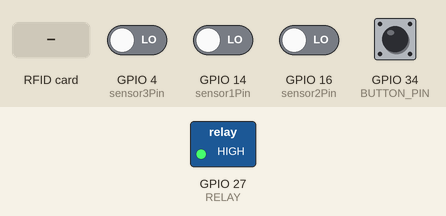
This sketch was run on a simulated ESP32. Parts: switched loads named in the sketch (green lamp = pin HIGH). The test bench sets the inputs (shaded band); at power-on: GPIO 34 (BUTTON_PIN) HIGH, GPIO 4 (sensor3Pin), GPIO 14 (sensor1Pin), GPIO 16 (sensor2Pin) LOW. WiFi joins after 1.5 s; servers stay silent unless stated; what the sketch prints to the serial monitor is not drawn.

Above: at 2.9 s.
3.0 s: RFID card 12 34 56 78 held to the reader
4.5 s: RFID card 19 29 58 99 held to the reader
At 4.62 s:
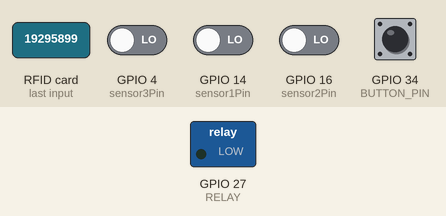
6.0 s: RFID card 5E 7A 19 C4 held to the reader
Timing chart, 0 to 9.0 s (numbered marks = the images above; inputs shaded):
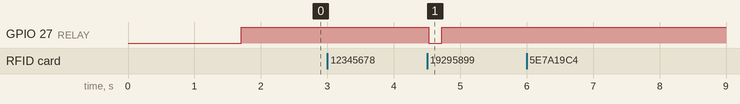

Measured:
- after the input at 3.0 s, every drawn part: stays the same
- after the input at 4.5 s, GPIO 27 (RELAY): HIGH → LOW at once, → HIGH 0.20 s later
- after the input at 6.0 s, every drawn part: stays the same

The sketch:

Smart_Key_Box_Arduino_code.ino
```cpp
//RFID
#include <SPI.h>
#include <MFRC522.h>
#include <WiFi.h>
#include <FirebaseESP32.h>

//SANRIDER-CT-2019-030

const char* ssid = "HUAWEI"; //Wifi Name
const char* password = "12345678"; //Wifi Password


#define FIREBASE_HOST "HOST" //firebase connection
#define FIREBASE_AUTH "Auth" //authentication code


#define SS_PIN 5
#define RST_PIN 13
#define RELAY 27 //lampu biru


// Pin numbers for the IR sensors
const int sensor1Pin = 14; // Replace with your pin number
const int sensor2Pin = 16; // Replace with your pin number
const int sensor3Pin = 4; // Replace with your pin number
int rfidusernumber=0;
const int BUTTON_PIN = 34;

// Firebase reference object
FirebaseData firebaseData;


MFRC522 mfrc522(SS_PIN, RST_PIN);   // Create MFRC522 instance.

void setup()
{
  Serial.begin(230400);   // Initiate a serial communication

   // Connect to Wi-Fi
  WiFi.begin(ssid, password);
  while (WiFi.status() != WL_CONNECTED) {
    delay(500);
    Serial.print(".");
  }
  Serial.println();
  Serial.println("Connected to WiFi");

  // Initialize Firebase
  Firebase.begin(FIREBASE_HOST, FIREBASE_AUTH);

  // Set pinMode for IR sensors
  pinMode(sensor1Pin, INPUT);
  pinMode(sensor2Pin, INPUT);
  pinMode(sensor3Pin, INPUT);
  pinMode(BUTTON_PIN, INPUT);
  pinMode(RELAY, OUTPUT);
  SPI.begin();      // Initiate  SPI bus
  mfrc522.PCD_Init();   // Initiate MFRC522

     // Read sensor data
  int sensor1Value = digitalRead(sensor1Pin);
  int sensor2Value = digitalRead(sensor2Pin);
  int sensor3Value = digitalRead(sensor3Pin);

   uploadDataToFirebase(sensor1Value, sensor2Value, sensor3Value,rfidusernumber);


  digitalWrite(RELAY, HIGH);
  Serial.println("Put Card:");
  Serial.println();

}
void loop()
{

   int buttonState = digitalRead(BUTTON_PIN);
  int sensor1Value = digitalRead(sensor1Pin);
  int sensor2Value = digitalRead(sensor2Pin);
  int sensor3Value = digitalRead(sensor3Pin);
  int rfidusernumber=0;

  // Look for new cards
  if ( ! mfrc522.PICC_IsNewCardPresent())
  {
    return;
  }
  // Select one of the cards
  if ( ! mfrc522.PICC_ReadCardSerial())
  {
    return;
  }
  //Show UID on serial monitor
  Serial.print("UID tag :");
  String content= "";
  byte letter;
  for (byte i = 0; i < mfrc522.uid.size; i++)
  {
     Serial.print(mfrc522.uid.uidByte[i] < 0x10 ? " 0" : " ");
     Serial.print(mfrc522.uid.uidByte[i], HEX);
     content.concat(String(mfrc522.uid.uidByte[i] < 0x10 ? " 0" : " "));
     content.concat(String(mfrc522.uid.uidByte[i], HEX));
  }
  Serial.println();
  Serial.print("MSG : ");
  content.toUpperCase();
  if (content.substring(1) == "19 29 58 99")
  {
    Serial.println("Authorized");
    Serial.println();
    rfidusernumber=100;


  digitalWrite(RELAY, LOW);

  while(buttonState!=HIGH)
  {
  buttonState = digitalRead(BUTTON_PIN);
   delay(100);
   Serial.print(".");
   }
  delay(200);
  digitalWrite(RELAY, HIGH);
  delay(1500);
  sensor1Value = digitalRead(sensor1Pin);
  sensor2Value = digitalRead(sensor2Pin);
  sensor3Value = digitalRead(sensor3Pin);

  uploadDataToFirebase(sensor1Value, sensor2Value, sensor3Value,rfidusernumber);

  }


 else   {
    Serial.println("Denied");
    digitalWrite(RELAY, HIGH);
    delay(100);


  }


}

void uploadDataToFirebase(int value1, int value2, int value3,int value4) {

  value1 = !value1;
  value2 = !value2;
  value3 = !value3;

  // Prepare data object
  FirebaseJson jsonData;
  String message = " Available=1    Not Avaialable=0";
  jsonData.set("message", message);
  jsonData.set("Key No:-01", value1);
  jsonData.set("Key No:-02", value2);
  jsonData.set("Key No:-03", value3);
  jsonData.set("User ID NUmber:-", value4);

  // Upload data to Firebase
  if (Firebase.setJSON(firebaseData, "/IR sensor Readings", jsonData)) {
    Serial.println("Data sent to Firebase successfully!");
  } else {
    Serial.println("Failed to send data to Firebase.");
    Serial.println("Reason: " + firebaseData.errorReason());
  }
}
```
